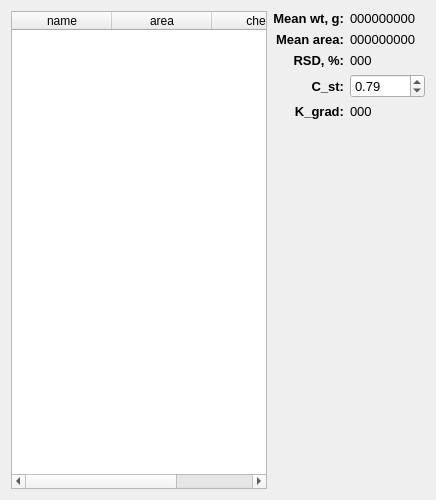
     <widget class="QWidget" name="S3">
      <attribute name="title">
       <string>S3</string>
      </attribute>
      <layout class="QGridLayout" name="gridLayout_4">
       <item row="0" column="0" rowspan="6">
        <widget class="QTableWidget" name="tableWidget_S3">
         <column>
          <property name="text">
           <string>name</string>
          </property>
         </column>
         <column>
          <property name="text">
           <string>area</string>
          </property>
         </column>
         <column>
          <property name="text">
           <string>check</string>
          </property>
         </column>
        </widget>
       </item>
       <item row="0" column="1">
        <widget class="QLabel" name="label_39">
         <property name="font">
          <font>
           <pointsize>10</pointsize>
           <weight>75</weight>
           <bold>true</bold>
          </font>
         </property>
         <property name="text">
          <string>Mean wt, g:</string>
         </property>
         <property name="alignment">
          <set>Qt::AlignRight|Qt::AlignTrailing|Qt::AlignVCenter</set>
         </property>
        </widget>
       </item>
       <item row="0" column="2">
        <widget class="QLabel" name="S3_wt">
         <property name="font">
          <font>
           <pointsize>10</pointsize>
          </font>
         </property>
         <property name="text">
          <string>000000000</string>
         </property>
        </widget>
       </item>
       <item row="1" column="1">
        <widget class="QLabel" name="label_6">
         <property name="font">
          <font>
           <pointsize>10</pointsize>
           <weight>75</weight>
           <bold>true</bold>
          </font>
         </property>
         <property name="text">
          <string>Mean area:</string>
         </property>
         <property name="alignment">
          <set>Qt::AlignRight|Qt::AlignTrailing|Qt::AlignVCenter</set>
         </property>
        </widget>
       </item>
       <item row="1" column="2">
        <widget class="QLabel" name="S3_mean">
         <property name="font">
          <font>
           <pointsize>10</pointsize>
          </font>
         </property>
         <property name="text">
          <string>000000000</string>
         </property>
        </widget>
       </item>
       <item row="2" column="1">
        <widget class="QLabel" name="label_5">
         <property name="font">
          <font>
           <pointsize>10</pointsize>
           <weight>75</weight>
           <bold>true</bold>
          </font>
         </property>
         <property name="text">
          <string>RSD, %:</string>
         </property>
         <property name="alignment">
          <set>Qt::AlignRight|Qt::AlignTrailing|Qt::AlignVCenter</set>
         </property>
        </widget>
       </item>
       <item row="2" column="2">
        <widget class="QLabel" name="S3_RSD">
         <property name="font">
          <font>
           <pointsize>10</pointsize>
          </font>
         </property>
         <property name="text">
          <string>000</string>
         </property>
        </widget>
       </item>
       <item row="3" column="1">
        <widget class="QLabel" name="label_23">
         <property name="font">
          <font>
           <pointsize>10</pointsize>
           <weight>75</weight>
           <bold>true</bold>
          </font>
         </property>
         <property name="text">
          <string>C_st:</string>
         </property>
         <property name="alignment">
          <set>Qt::AlignRight|Qt::AlignTrailing|Qt::AlignVCenter</set>
         </property>
        </widget>
       </item>
       <item row="3" column="2">
        <widget class="QDoubleSpinBox" name="S3_Cst">
         <property name="font">
          <font>
           <pointsize>10</pointsize>
          </font>
         </property>
         <property name="maximum">
          <double>1000.000000000000000</double>
         </property>
         <property name="singleStep">
          <double>0.010000000000000</double>
         </property>
         <property name="value">
          <double>0.790000000000000</double>
         </property>
        </widget>
       </item>
       <item row="4" column="1">
        <widget class="QLabel" name="label_24">
         <property name="font">
          <font>
           <pointsize>10</pointsize>
           <weight>75</weight>
           <bold>true</bold>
          </font>
         </property>
         <property name="text">
          <string>K_grad:</string>
         </property>
         <property name="alignment">
          <set>Qt::AlignRight|Qt::AlignTrailing|Qt::AlignVCenter</set>
         </property>
        </widget>
       </item>
       <item row="4" column="2">
        <widget class="QLabel" name="S3_Kg">
         <property name="font">
          <font>
           <pointsize>10</pointsize>
          </font>
         </property>
         <property name="text">
          <string>000</string>
         </property>
        </widget>
       </item>
       <item row="5" column="2">
        <spacer name="verticalSpacer_3">
         <property name="orientation">
          <enum>Qt::Vertical</enum>
         </property>
         <property name="sizeHint" stdset="0">
          <size>
           <width>20</width>
           <height>364</height>
          </size>
         </property>
        </spacer>
       </item>
      </layout>
     </widget>
